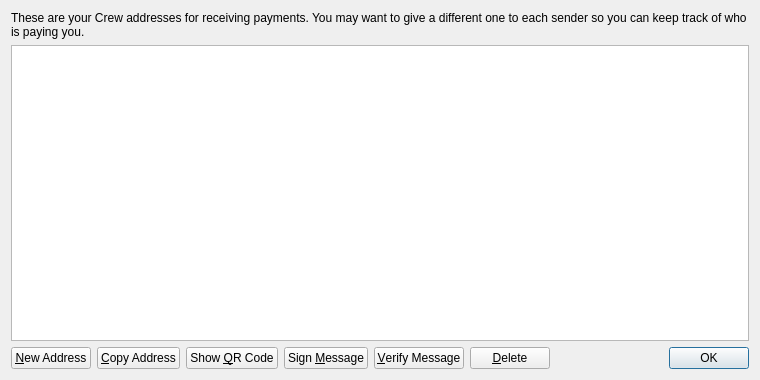
<?xml version="1.0" encoding="UTF-8"?>
<ui version="4.0">
 <class>AddressBookPage</class>
 <widget class="QWidget" name="AddressBookPage">
  <property name="geometry">
   <rect>
    <x>0</x>
    <y>0</y>
    <width>760</width>
    <height>380</height>
   </rect>
  </property>
  <property name="windowTitle">
   <string>Address Book</string>
  </property>
  <layout class="QVBoxLayout" name="verticalLayout">
   <item>
    <widget class="QLabel" name="labelExplanation">
     <property name="text">
      <string>These are your Crew addresses for receiving payments. You may want to give a different one to each sender so you can keep track of who is paying you.</string>
     </property>
     <property name="textFormat">
      <enum>Qt::PlainText</enum>
     </property>
     <property name="wordWrap">
      <bool>true</bool>
     </property>
    </widget>
   </item>
   <item>
    <widget class="QTableView" name="tableView">
     <property name="contextMenuPolicy">
      <enum>Qt::CustomContextMenu</enum>
     </property>
     <property name="toolTip">
      <string>Double-click to edit address or label</string>
     </property>
     <property name="tabKeyNavigation">
      <bool>false</bool>
     </property>
     <property name="alternatingRowColors">
      <bool>true</bool>
     </property>
     <property name="selectionMode">
      <enum>QAbstractItemView::SingleSelection</enum>
     </property>
     <property name="selectionBehavior">
      <enum>QAbstractItemView::SelectRows</enum>
     </property>
     <property name="sortingEnabled">
      <bool>true</bool>
     </property>
     <attribute name="verticalHeaderVisible">
      <bool>false</bool>
     </attribute>
    </widget>
   </item>
   <item>
    <layout class="QHBoxLayout" name="horizontalLayout">
     <item>
      <widget class="QPushButton" name="newAddressButton">
       <property name="toolTip">
        <string>Create a new address</string>
       </property>
       <property name="text">
        <string>&amp;New Address</string>
       </property>
       <property name="icon">
        <iconset resource="../bitcoin.qrc">
         <normaloff>:/icons/add</normaloff>:/icons/add</iconset>
       </property>
      </widget>
     </item>
     <item>
      <widget class="QPushButton" name="copyToClipboard">
       <property name="toolTip">
        <string>Copy the currently selected address to the system clipboard</string>
       </property>
       <property name="text">
        <string>&amp;Copy Address</string>
       </property>
       <property name="icon">
        <iconset resource="../bitcoin.qrc">
         <normaloff>:/icons/editcopy</normaloff>:/icons/editcopy</iconset>
       </property>
      </widget>
     </item>
     <item>
      <widget class="QPushButton" name="showQRCode">
       <property name="text">
        <string>Show &amp;QR Code</string>
       </property>
       <property name="icon">
        <iconset resource="../bitcoin.qrc">
         <normaloff>:/icons/qrcode</normaloff>:/icons/qrcode</iconset>
       </property>
      </widget>
     </item>
     <item>
      <widget class="QPushButton" name="signMessage">
       <property name="toolTip">
        <string>Sign a message to prove you own a Crew address</string>
       </property>
       <property name="text">
        <string>Sign &amp;Message</string>
       </property>
       <property name="icon">
        <iconset resource="../bitcoin.qrc">
         <normaloff>:/icons/edit</normaloff>:/icons/edit</iconset>
       </property>
      </widget>
     </item>
     <item>
      <widget class="QPushButton" name="verifyMessage">
       <property name="toolTip">
        <string>Verify a message to ensure it was signed with a specified Crew address</string>
       </property>
       <property name="text">
        <string>&amp;Verify Message</string>
       </property>
       <property name="icon">
        <iconset resource="../bitcoin.qrc">
         <normaloff>:/icons/transaction_0</normaloff>:/icons/transaction_0</iconset>
       </property>
      </widget>
     </item>
     <item>
      <widget class="QPushButton" name="deleteButton">
       <property name="toolTip">
        <string>Delete the currently selected address from the list</string>
       </property>
       <property name="text">
        <string>&amp;Delete</string>
       </property>
       <property name="icon">
        <iconset resource="../bitcoin.qrc">
         <normaloff>:/icons/remove</normaloff>:/icons/remove</iconset>
       </property>
      </widget>
     </item>
     <item>
      <spacer name="horizontalSpacer">
       <property name="orientation">
        <enum>Qt::Horizontal</enum>
       </property>
       <property name="sizeHint" stdset="0">
        <size>
         <width>40</width>
         <height>20</height>
        </size>
       </property>
      </spacer>
     </item>
     <item>
      <widget class="QDialogButtonBox" name="buttonBox">
       <property name="sizePolicy">
        <sizepolicy hsizetype="Maximum" vsizetype="Fixed">
         <horstretch>0</horstretch>
         <verstretch>0</verstretch>
        </sizepolicy>
       </property>
       <property name="standardButtons">
        <set>QDialogButtonBox::Ok</set>
       </property>
      </widget>
     </item>
    </layout>
   </item>
  </layout>
 </widget>
 <resources>
  <include location="../bitcoin.qrc"/>
 </resources>
 <connections/>
</ui>
